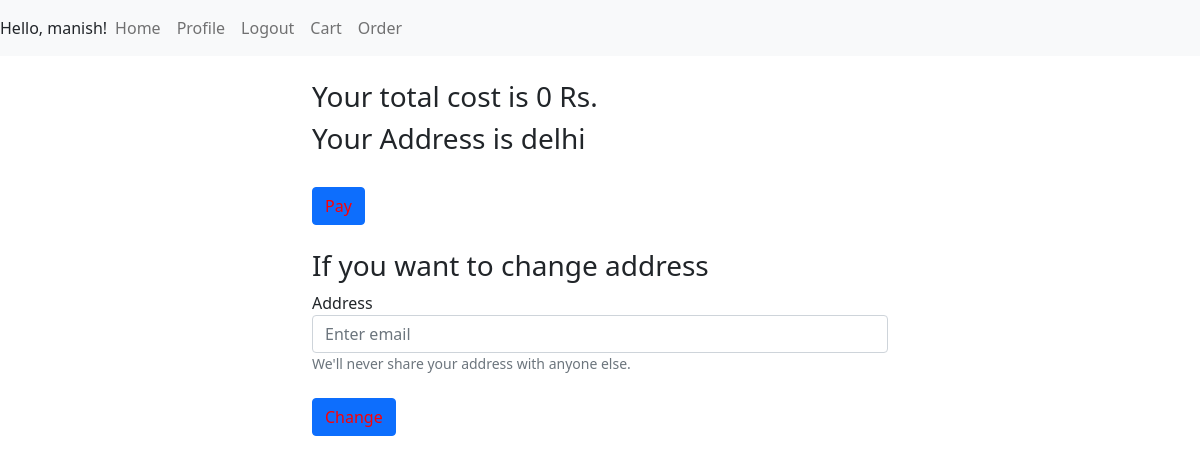
The page /checkout/1/1 (signed in) on the database as committed earlier.
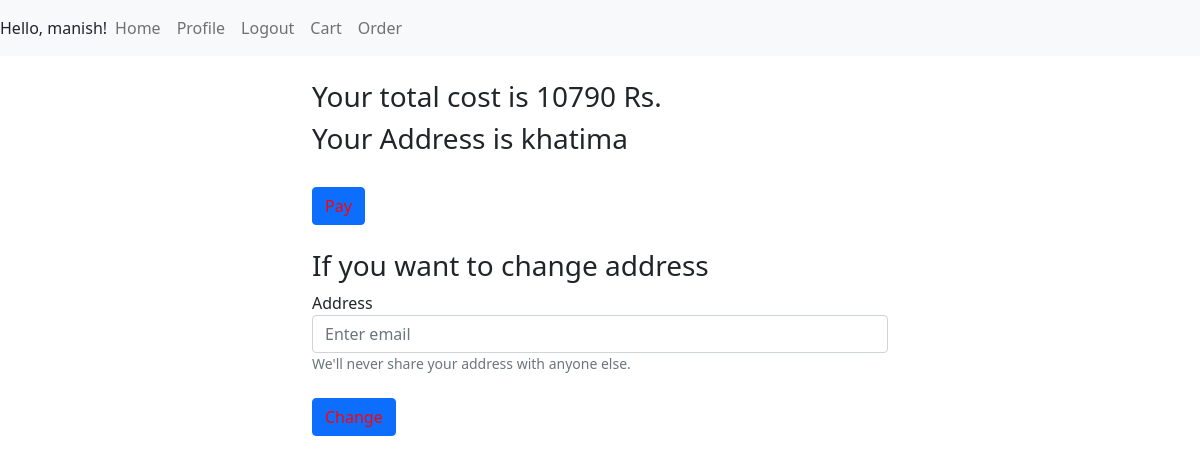
The same page on the database as committed later.
### user/models.py (models this page shows, shortened)
class Profile(models.Model):
    user = models.OneToOneField(User , on_delete=models.CASCADE)
    auth_token = models.CharField(max_length=100 )
    is_verified = models.BooleanField(default=False)
    created_at = models.DateTimeField(auto_now_add=True)
    address = models.TextField(default = None)

### user/views.py (the view)
# urls.py: path('checkout/<int:order_pk>' , views.checkout , name = 'checkout'),
def checkout(req , order_pk = None , user_pk = None ):
    cost = 0
    user_obj = req.user
    profile_obj = Profile.objects.filter(user = user_obj).first()
    if profile_obj is None:
        messages.success(req, 'Somethig went wrong try again.')
        return redirect('/login')
    if req.method == "POST":
        address = req.POST.get('address')
        profile_obj.address = address
        messages.success(req, 'Address succesfully changed.')
        profile_obj.save()
    if user_pk is None:
        choose_obj = Choose.objects.filter(pk = order_pk ).first()
        emp_obj = Employee.objects.filter(pk = choose_obj.emp_id ).first()
        cost = emp_obj.cost
        return render(req, 'user/checkout.html' , {'cost':cost , 'order_pk':order_pk , 'address': profile_obj.address})
    else:
        choose_obj = Choose.objects.filter(user_id = user_pk , cart=True).all()
        for obj in choose_obj:
            emp_obj = Employee.objects.filter(pk = obj.emp_id ).first()
            cost = cost + emp_obj.cost
        return render(req, 'user/checkout.html' , {'cost':cost , 'user_pk':user_pk , 'address': profile_obj.address})

### user/templates/user/checkout.html (shortened to what this page needs)
{% extends 'user/base.html' %}
{% block content %}
<html>
    <head>
    </head>
    <body>
        <br>
        <div class="container center_div">
        <h3  >Your total cost is {{cost}} Rs.</h3>
        <h3  >Your Address is {{address}} </h3><br>
        {% if user_pk %}
            <button type="button" class="btn btn-primary"> <a href = "{% url 'order' order_pk=1 user_pk=user_pk  %}" style = "text-decoration: none; color:red" >Pay </a> </button>
        {% else %}
            <button type="button" class="btn btn-primary"> <a href = "{% url 'order' order_pk=order_pk %}" style = "text-decoration: none; color:red" >Pay</a> </button>
        {%endif%}
        <br><br>
        <h3  >If you want to change address</h3>
        <form method = "post">
            <div class="form-group " >
                <label for="exampleInputEmail1" >Address</label>
                <input type="text" class="form-control" name="address" id="exampleInputEmail1" aria-describedby="emailHelp" placeholder="Enter email">
                <small id="emailHelp" class="form-text text-muted">We'll never share your address with anyone else.</small>
            </div>
            <br>
            <button type="submit" style = "text-decoration: none; color:red"  class="btn btn-primary">Change</button>
        </form>
        </div>
    </body>
{% endblock %}

Rows that differ between the two databases and show on the page:
changed Profile: address "delhi" → "khatima"
Other text that changed with them:
{{ cost }}: "0" → "10790"
